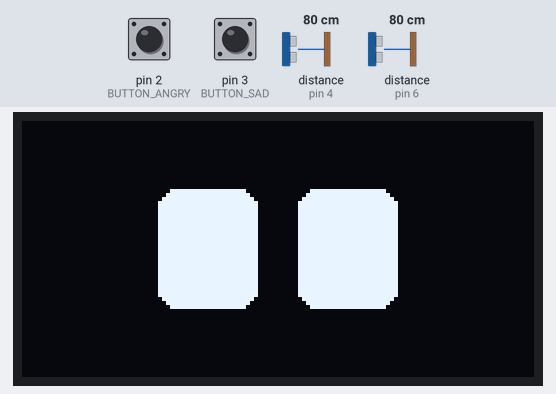
The sketch below on a simulated Arduino Uno, built with avr-gcc and run on an emulated ATmega328P. Parts: 128×64 one-colour display. Wiring (from diagram.json): 2 × ultrasonic range finder: trigger pin 7, echo pin 6 / trigger pin 5, echo pin 4. The inputs (shaded band) are chosen by the test bench; at power-on: pin 2 (BUTTON_ANGRY) LOW, distance to the obstacle (sensors on pin 4, pin 6) 80 cm, pin 3 (BUTTON_SAD) LOW. The echo pulse lasts 58.3 µs per cm.

Above: at 1.2 s.
1.3 s: pin 2 (BUTTON_ANGRY) pulled HIGH for 0.15 s
At 1.47 s:
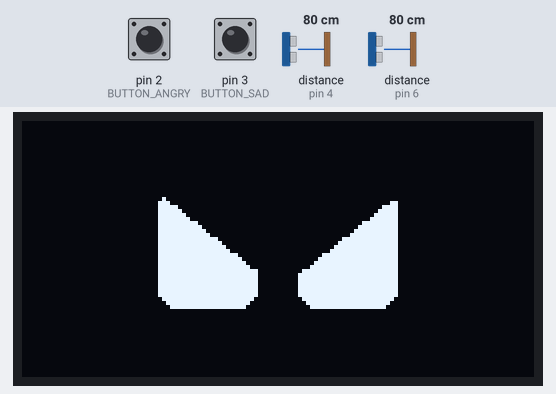
4.4 s: distance to the obstacle (sensor on pin 4) set to 2 cm
At 6.1 s:
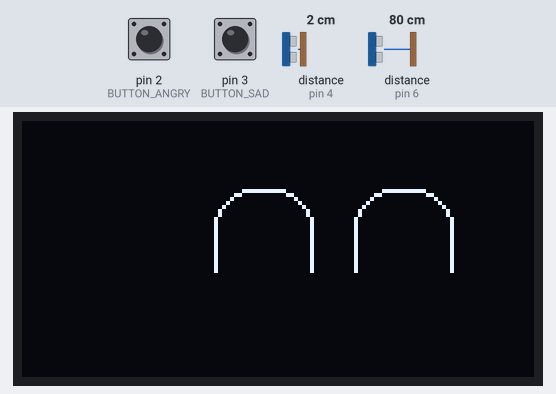
7.4 s: distance to the obstacle (sensor on pin 6) set to 35 cm
At 8.1 s:
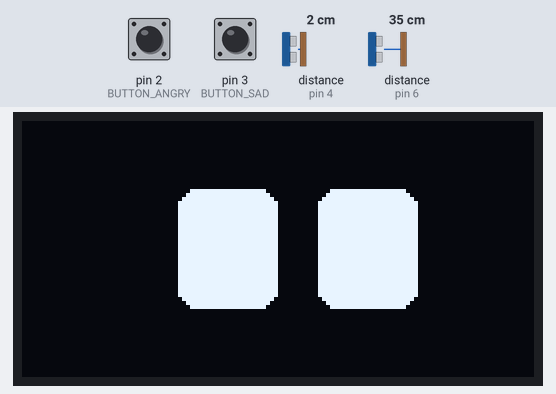
8.9 s: pin 3 (BUTTON_SAD) pulled HIGH for 1 s
At 9.8 s:
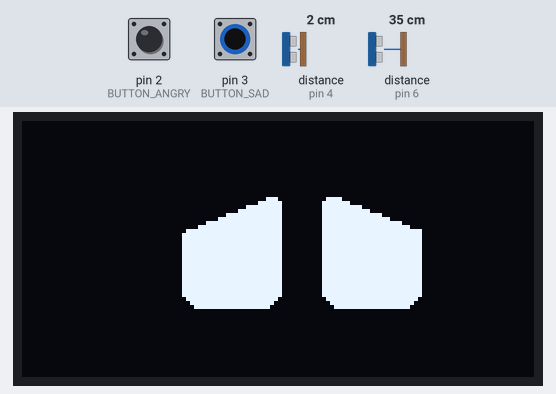
11.4 s: pin 2 (BUTTON_ANGRY) pulled HIGH for 1 s
At 12.0 s:
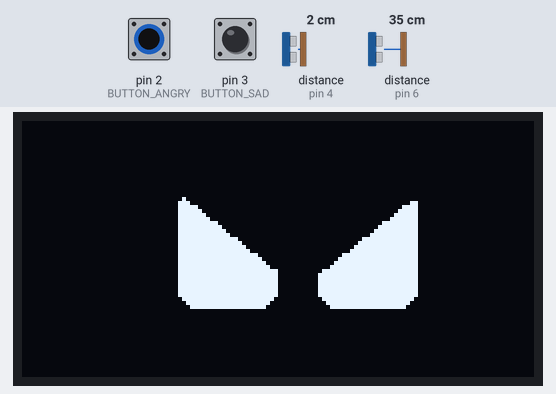
13.9 s: distance to the obstacle (sensor on pin 4) set to 120 cm
At 15.59 s:
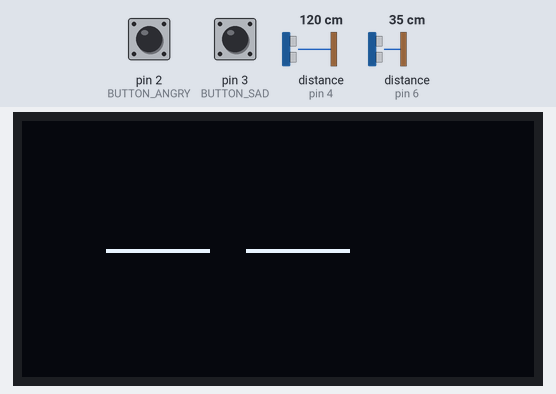
Timing chart, 0 to 17.1 s (numbered marks = the images above; inputs shaded):
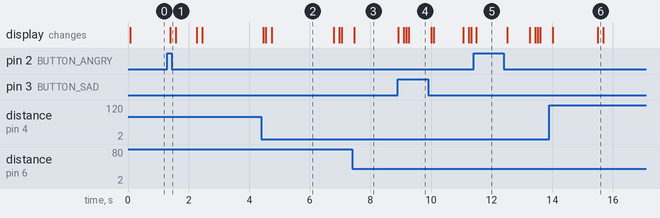

Measured:
- after the input at 1.3 s, the display: changes after 0.09 s (image 1)
- after the input at 7.4 s, the display: changes after 0.07 s (image 3)
- after the input at 8.9 s, the display: first differs from a run without the input after 0.20 s (image 4)
- after the input at 11.4 s, the display: changes after 0.09 s (image 5)
- what the display in image 2 shows lasts 2.1 s, from 4.7 s to 6.8 s

The sketch:

sketch.ino
```cpp
#include <Wire.h>
#include <Adafruit_GFX.h>
#include <Adafruit_SSD1306.h>

#define SONAR_TRIGGER_LEFT 7
#define SONAR_ECHO_LEFT 6

#define SONAR_TRIGGER_RIGHT 5
#define SONAR_ECHO_RIGHT 4

#define OLED_WIDTH 128
#define OLED_HEIGHT 64
#define OLED_RESET -1

#define BUTTON_SAD 3
#define BUTTON_ANGRY 2

int distance_right, distance_left;
int eyeX = 64;
int eyeY = 32;

int i = 0;
int j = 0;

Adafruit_SSD1306 display(OLED_WIDTH, OLED_HEIGHT, &Wire, OLED_RESET);

void setup(){
  Wire.begin();
  display.begin(SSD1306_SWITCHCAPVCC, 0x3C);
	pinMode(SONAR_ECHO_RIGHT, INPUT);
	pinMode(SONAR_TRIGGER_RIGHT, OUTPUT);
  pinMode(SONAR_ECHO_LEFT, INPUT);
  pinMode(SONAR_TRIGGER_LEFT, OUTPUT);
  pinMode(BUTTON_SAD, INPUT);
  pinMode(BUTTON_ANGRY, INPUT);
  Serial.begin(9600);
}

void loop(){
  int buttonAngryState = digitalRead(BUTTON_ANGRY);
  int buttonSadState = digitalRead(BUTTON_SAD);
  distance_left = getSonarDist(SONAR_TRIGGER_LEFT, SONAR_ECHO_LEFT);
  distance_right = getSonarDist(SONAR_TRIGGER_RIGHT, SONAR_ECHO_RIGHT);
  updateEyePosition(distance_left, distance_right);
  if (i >= 25) {
    blinkEyes();
    i = 0;
  } else if (buttonAngryState == HIGH) {
    angryEyes();
  } else if (buttonSadState == HIGH) {
    sadEyes();
  } else if (j >= 50) {
    happyEyes();
    if (j >= 75) {
      j = 0;
    }
  } else {
    neutralEyes();
  }
  j++;
  i++;
  delay(50);
}

void updateEyePosition(long dist1, long dist2) {

  dist1 = constrain(dist1, 5, 100);
  dist2 = constrain(dist2, 5, 100);

  int offset = map(abs(dist1 - dist2), 0, 100, 0, 20);

  if (dist1 > dist2) {
    eyeX =  min(OLED_WIDTH - 30, 64 + offset);
  } else {
    eyeX = max(40, 64 - offset);
  }
}

void blinkEyes() {
  // linha para simular piscar
  display.clearDisplay();
  display.drawLine(eyeX - 30, eyeY, eyeX - 5, eyeY, WHITE);
  display.drawLine(eyeX + 5, eyeY, eyeX + 30, eyeY, WHITE);
  display.display();
  delay(100);
}

void neutralEyes() {
  display.clearDisplay();

  // parâmetros: x, y, largura, altura, raio do canto dos dois olhos
  display.fillRoundRect(eyeX - 30, eyeY - 15, 25, 30, 5, WHITE);
  display.fillRoundRect(eyeX + 5, eyeY - 15, 25, 30, 5, WHITE);

  display.display();
}

void angryEyes() {
  display.clearDisplay();

  display.fillRoundRect(eyeX - 30, eyeY - 15, 25, 30, 5, WHITE);
  display.fillRoundRect(eyeX + 5, eyeY - 15, 25, 30, 5, WHITE);

    display.fillTriangle(
    eyeX - 30, eyeY - 15,          // vértice esquerda-cima do olho
    eyeX - 5, eyeY - 15,           // direita-cima
    eyeX - 5, eyeY + 5,           // meio do lado
    BLACK
  );


  display.fillTriangle(
    eyeX + 30, eyeY - 15,
    eyeX + 5, eyeY - 15,
    eyeX + 5, eyeY + 5,
    BLACK
  );

  display.display();
}

void happyEyes() {
  display.clearDisplay();

  display.drawRoundRect(eyeX - 30, eyeY - 15, 25, 30, 10, WHITE);
  display.drawRoundRect(eyeX + 5, eyeY - 15, 25, 30, 10, WHITE);

  display.fillRect(0, 38, 128, 32, BLACK);

  display.display();
}

void sadEyes() {
  display.clearDisplay();

  // parâmetros: x, y, largura, altura, raio do canto dos dois olhos
  display.fillRoundRect(eyeX - 30, eyeY - 15, 25, 30, 5, WHITE);
  display.fillRoundRect(eyeX + 5, eyeY - 15, 25, 30, 5, WHITE);

    display.fillTriangle(
    eyeX - 30, eyeY - 15,          // vértice esquerda-cima do olho
    eyeX - 5, eyeY - 15,           // direita-cima
    eyeX - 30, eyeY - 5,           // meio do lado
    BLACK
  );


  display.fillTriangle(
    eyeX + 5, eyeY - 15,
    eyeX + 30, eyeY - 15,
    eyeX + 30, eyeY - 5,
    BLACK
  );

  display.display();
}


long getSonarDist(int trigPin, int echoPin) {
    long distance;

    digitalWrite(trigPin, LOW);
    delayMicroseconds(2);

    digitalWrite(trigPin, HIGH);
    delayMicroseconds(10);

    digitalWrite(trigPin, LOW);

    distance = pulseIn(echoPin, HIGH)/58.2;

    return distance;
}
```
